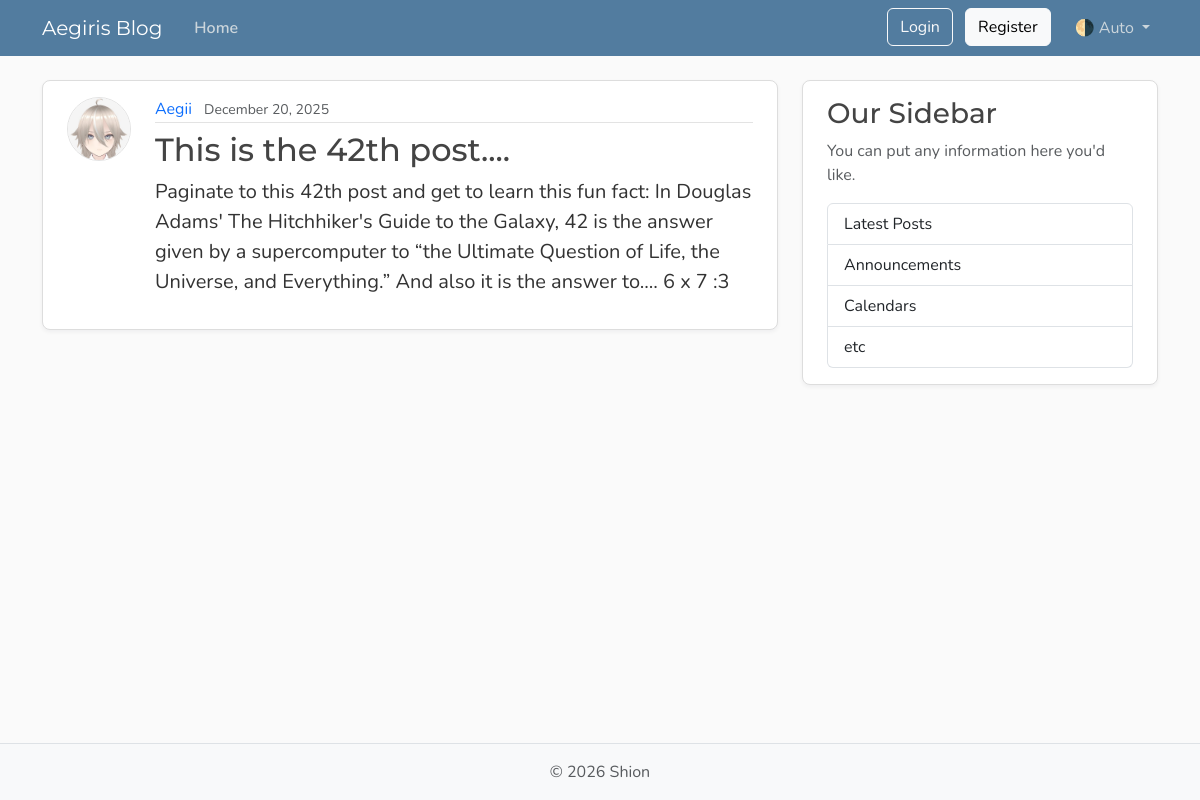
/posts/1, run on the app's committed database.
### models.py (models this page shows, shortened)
class User(Base):
    __tablename__ = "users"
    id: Mapped[int] = mapped_column(Integer, primary_key= True, index= True)
    username: Mapped[str] = mapped_column(String(50), unique= True, nullable= False)
    email: Mapped[str] = mapped_column(String(120), unique= True, nullable= False)
    password_hash: Mapped[str] = mapped_column(String(200), nullable=False)
    image_file: Mapped[str | None] = mapped_column(String(200), nullable=True, default=None)
    posts: Mapped[list[Post]] = relationship(back_populates="author", cascade="all, delete-orphan")

class Post(Base):
    __tablename__ = "posts"
    id: Mapped[int] = mapped_column(Integer, primary_key= True, index= True)
    title: Mapped[str] = mapped_column(String(100), nullable= False)
    content: Mapped[str] = mapped_column(Text, nullable= False)
    user_id: Mapped[str | None] = mapped_column(ForeignKey("users.id"), nullable=True, index=True)
    date_posted: Mapped[datetime] = mapped_column(DateTime(timezone=True),default=lambda: datetime.now(UTC))
    author: Mapped[User] = relationship(back_populates="posts")

### main.py (the view)
@app.get("/posts/{post_id}", include_in_schema=False)
async def post_page(request: Request, post_id: int, db: Annotated[AsyncSession, Depends(get_db)]):
    result = await db.execute(select(models.Post).options(selectinload(models.Post.author)).where(models.Post.id == post_id))
    post = result.scalars().first()
    if post:
        title = post.title[:50]
        return templates.TemplateResponse(request, "post.html", {"post": post, "title": title})
    raise HTTPException(status_code=status.HTTP_404_NOT_FOUND, detail="Post not found")

### templates/post.html (shortened to what this page needs)
{% extends "layout.html" %}
{% block content %}
  <article class="content-section py-3 px-4 mb-4">
    <div class="d-flex align-items-start gap-4">
      <img class="rounded-circle article-img flex-shrink-0"
           src="{{ post.author.image_path }}"
           alt="{{ post.author.username }}'s profile picture"
           width="64"
           height="64"
           loading="lazy">
      <div class="flex-grow-1">
        <div class="article-metadata mb-2">
          <a class="me-2" href="{{ url_for('user_posts', user_id = post.author.id) }}">{{ post.author.username }}</a>
          <small class="text-body-secondary">{{ post.date_posted.strftime('%B %d, %Y') }}</small>
        </div>
        <h2 class="article-title">{{ post.title }}</h2>
        <p class="article-content">{{ post.content }}</p>
      </div>
    </div>
  </article>
{% endblock content %}

### templates/layout.html (shortened to what this page needs)
<!DOCTYPE html>
<html lang="en">
  <head>
    <link href="https://cdn.jsdelivr.net/npm/bootstrap@5.3.8/dist/css/bootstrap.min.css"
          rel="stylesheet"
>
    <link rel="stylesheet" type="text/css" href="{{ url_for('static', path='css/main.css') }}">
  </head>
  <body class="d-flex flex-column min-vh-100">
    <header class="site-header">
      <nav class="navbar navbar-expand-md bg-steel fixed-top"
           data-bs-theme="dark">
        <div class="container">
          <a class="navbar-brand me-4" href="{{ url_for('home') }}">Aegiris Blog</a>
          <div class="collapse navbar-collapse" id="navbarToggle">
            <div class="navbar-nav me-auto">
              <a class="nav-link active" aria-current="page" href="{{ url_for("home") }}">Home</a>
            </div>
            <div class="navbar-nav">
              <div id="loggedOutNav">
                <a class="btn btn-outline-light mb-2 mb-md-0 me-md-2"
                    href="{{ url_for("login_page") }}">Login</a>
                <a class="btn btn-light mb-2 mb-md-0 me-md-3"
                    href="{{ url_for("register_page") }}">Register</a>
              </div>
              <div class="nav-item dropdown">
                <a class="nav-link dropdown-toggle"
                   href="#"
                   role="button"
                   id="bd-theme"
                   data-bs-toggle="dropdown"
                   aria-expanded="false">
                  <span id="bd-theme-text">🌗 Auto</span>
                </a>
              </div>
            </div>
          </div>
        </div>
      </nav>
    </header>
    <main role="main" class="container">
      <div class="row">
        <div class="col-md-8">
          {% block content %}
          {% endblock content %}
        </div>
        <aside class="col-md-4">
          <div class="content-section py-3 px-4 mb-4">
            <h3>Our Sidebar</h3>
            <p class="text-body-secondary">You can put any information here you'd like.</p>
            <ul class="list-group">
              <li class="list-group-item">Latest Posts</li>
              <li class="list-group-item">Announcements</li>
              <li class="list-group-item">Calendars</li>
              <li class="list-group-item">etc</li>
            </ul>
          </div>
        </aside>
      </div>
    </main>
    <footer class="mt-auto py-3 bg-body-tertiary border-top">
      <div class="container text-center">
        <p class="text-body-secondary mb-0">
          © <span id="year"></span> Shion
        </p>
      </div>
    </footer>
  </body>
</html>

### static/css/main.css (style rules this page uses)
:root { --font-heading: "Montserrat", system-ui, -apple-system, BlinkMacSystemFont, sans-serif; --font-body: "Nunito", system-ui, -apple-system, BlinkMacSystemFont, sans-serif; --color-bg-body: #fafafa; --color-bg-content: #ffffff; --color-text-primary: #333333; --color-text-heading: #444444; --color-steel: #527c9f; --color-nav-link: #cbd5db; --color-nav-link-hover: #ffffff; --color-link-hover: #428bca; --color-border: #dddddd; --color-border-light: #e3e3e3; --spacing-xl: 5rem; --article-img-size: 4rem; --account-img-size: 7.813rem; }
body { font-family: var(--font-body); background: var(--color-bg-body); color: var(--color-text-primary); }
main { padding-top: var(--spacing-xl); }
h1, h2, h3, h4, h5, h6 { font-family: var(--font-heading); color: var(--color-text-heading); }
.navbar-brand { font-family: var(--font-heading); }
a { text-decoration: none; }
.bg-steel { background-color: var(--color-steel); }
.site-header .navbar-nav .nav-link { color: var(--color-nav-link); transition: color 0.2s ease-in-out; }
.site-header .navbar-nav .nav-link.active { font-weight: 600; }
.content-section { background: var(--color-bg-content); border: 1px solid var(--color-border); border-radius: 0.5rem; box-shadow: 0 2px 4px rgba(15, 23, 42, 0.05); transition: box-shadow 0.15s ease, transform 0.15s ease, border-color 0.15s ease; }
.article-title { color: var(--color-text-heading); transition: color 0.2s ease-in-out; }
.article-content { white-space: pre-line; font-size: 1.25rem; }
.article-img { height: var(--article-img-size); width: var(--article-img-size); flex-shrink: 0; object-fit: cover; border: 1px solid var(--color-border-light); box-shadow: 0 0 0 2px var(--color-bg-content); }
.article-metadata { padding-bottom: 0.063rem; border-bottom: 1px solid var(--color-border-light); }
.article-metadata a { transition: color 0.2s ease-in-out; }
[data-bs-theme="dark"] { --color-bg-body: #1a1a1a; --color-bg-content: #2d2d2d; --color-text-primary: #e0e0e0; --color-text-heading: #f0f0f0; --color-border: #404040; --color-border-light: #4a4a4a; }

### data on the page
User: author.image_path (picture), author.username "Aegii"
Post: date_posted "December 20, 2025", title "This is the 42th post....", content "Paginate to this 42th post and get to learn this fun fact: In Douglas Adams' The Hitchhiker's Guide to the Galaxy, 42 is the answer given by a supercomputer to “the Ultimate Question of Life, the Universe, and Everything.” And also it is the answer to.... 6 x 7 :3"
